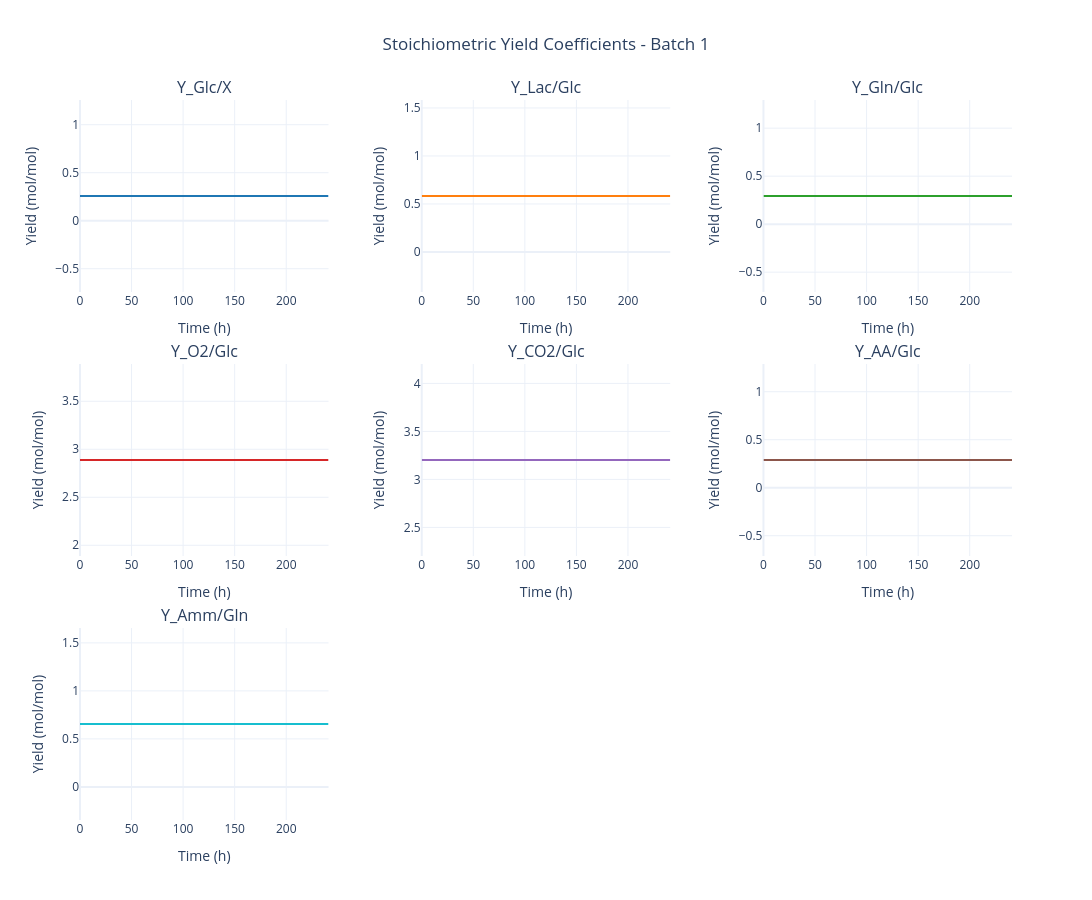

Notebook source saved alongside this figure:
### Code cell
# Stoichiometric yield coefficients (Y_X/Glc, Y_Lac/Glc, Y_O2/Glc, etc.)
fig = data.plot_stoichiometric_yields(batch_number=BATCH_NUMBER)
fig.show()

### Figure 1 — Plotly figure (JSON) as saved in the notebook; plotly's stock layout.template omitted (floating-point values rounded to 4 significant figures; data arrays with more than 128 entries replaced by an {"elided": "..."} marker saying what was removed)
{"data": [{"line": {"color": "#1F77B4", "width": 2}, "mode": "lines", "name": "Y_Glc/X", "type": "scatter", "x": {"elided": "275 float values"}, "xaxis": "x", "y": {"elided": "275 float values"}, "yaxis": "y"}, {"line": {"color": "#FF7F0E", "width": 2}, "mode": "lines", "name": "Y_Lac/Glc", "type": "scatter", "x": {"elided": "275 float values"}, "xaxis": "x2", "y": {"elided": "275 float values"}, "yaxis": "y2"}, {"line": {"color": "#2CA02C", "width": 2}, "mode": "lines", "name": "Y_Gln/Glc", "type": "scatter", "x": {"elided": "275 float values"}, "xaxis": "x3", "y": {"elided": "275 float values"}, "yaxis": "y3"}, {"line": {"color": "#D62728", "width": 2}, "mode": "lines", "name": "Y_O2/Glc", "type": "scatter", "x": {"elided": "275 float values"}, "xaxis": "x4", "y": {"elided": "275 float values"}, "yaxis": "y4"}, {"line": {"color": "#9467BD", "width": 2}, "mode": "lines", "name": "Y_CO2/Glc", "type": "scatter", "x": {"elided": "275 float values"}, "xaxis": "x5", "y": {"elided": "275 float values"}, "yaxis": "y5"}, {"line": {"color": "#8C564B", "width": 2}, "mode": "lines", "name": "Y_AA/Glc", "type": "scatter", "x": {"elided": "275 float values"}, "xaxis": "x6", "y": {"elided": "275 float values"}, "yaxis": "y6"}, {"line": {"color": "#17BECF", "width": 2}, "mode": "lines", "name": "Y_Amm/Gln", "type": "scatter", "x": {"elided": "275 float values"}, "xaxis": "x7", "y": {"elided": "275 float values"}, "yaxis": "y7"}], "layout": {"annotations": [{"font": {"size": 16}, "showarrow": false, "text": "Y_Glc/X", "x": 0.1333, "xanchor": "center", "xref": "paper", "y": 1, "yanchor": "bottom", "yref": "paper"}, {"font": {"size": 16}, "showarrow": false, "text": "Y_Lac/Glc", "x": 0.5, "xanchor": "center", "xref": "paper", "y": 1, "yanchor": "bottom", "yref": "paper"}, {"font": {"size": 16}, "showarrow": false, "text": "Y_Gln/Glc", "x": 0.8667, "xanchor": "center", "xref": "paper", "y": 1, "yanchor": "bottom", "yref": "paper"}, {"font": {"size": 16}, "showarrow": false, "text": "Y_O2/Glc", "x": 0.1333, "xanchor": "center", "xref": "paper", "y": 0.6333, "yanchor": "bottom", "yref": "paper"}, {"font": {"size": 16}, "showarrow": false, "text": "Y_CO2/Glc", "x": 0.5, "xanchor": "center", "xref": "paper", "y": 0.6333, "yanchor": "bottom", "yref": "paper"}, {"font": {"size": 16}, "showarrow": false, "text": "Y_AA/Glc", "x": 0.8667, "xanchor": "center", "xref": "paper", "y": 0.6333, "yanchor": "bottom", "yref": "paper"}, {"font": {"size": 16}, "showarrow": false, "text": "Y_Amm/Gln", "x": 0.1333, "xanchor": "center", "xref": "paper", "y": 0.2667, "yanchor": "bottom", "yref": "paper"}], "height": 900, "hovermode": "x unified", "showlegend": false, "title": {"text": "Stoichiometric Yield Coefficients - Batch 1", "x": 0.5}, "width": 1300, "xaxis": {"anchor": "y", "domain": [0, 0.2667], "title": {"text": "Time (h)"}}, "xaxis2": {"anchor": "y2", "domain": [0.3667, 0.6333], "title": {"text": "Time (h)"}}, "xaxis3": {"anchor": "y3", "domain": [0.7333, 1], "title": {"text": "Time (h)"}}, "xaxis4": {"anchor": "y4", "domain": [0, 0.2667], "title": {"text": "Time (h)"}}, "xaxis5": {"anchor": "y5", "domain": [0.3667, 0.6333], "title": {"text": "Time (h)"}}, "xaxis6": {"anchor": "y6", "domain": [0.7333, 1], "title": {"text": "Time (h)"}}, "xaxis7": {"anchor": "y7", "domain": [0, 0.2667], "title": {"text": "Time (h)"}}, "xaxis8": {"anchor": "y8", "domain": [0.3667, 0.6333]}, "xaxis9": {"anchor": "y9", "domain": [0.7333, 1]}, "yaxis": {"anchor": "x", "domain": [0.7333, 1], "title": {"text": "Yield (mol/mol)"}}, "yaxis2": {"anchor": "x2", "domain": [0.7333, 1], "title": {"text": "Yield (mol/mol)"}}, "yaxis3": {"anchor": "x3", "domain": [0.7333, 1], "title": {"text": "Yield (mol/mol)"}}, "yaxis4": {"anchor": "x4", "domain": [0.3667, 0.6333], "title": {"text": "Yield (mol/mol)"}}, "yaxis5": {"anchor": "x5", "domain": [0.3667, 0.6333], "title": {"text": "Yield (mol/mol)"}}, "yaxis6": {"anchor": "x6", "domain": [0.3667, 0.6333], "title": {"text": "Yield (mol/mol)"}}, "yaxis7": {"anchor": "x7", "domain": [0, 0.2667], "title": {"text": "Yield (mol/mol)"}}, "yaxis8": {"anchor": "x8", "domain": [0, 0.2667]}, "yaxis9": {"anchor": "x9", "domain": [0, 0.2667]}}}
